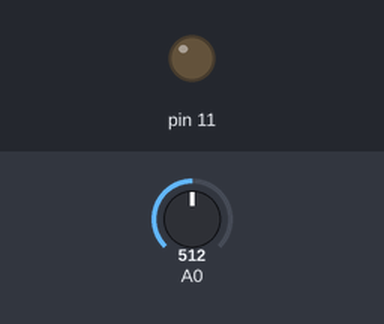
Bench run of a sketch on a simulated Arduino Uno, built with avr-gcc and run on an emulated ATmega328P. On the bench: output pins drawn as LEDs (lit = HIGH). The inputs (shaded band) are chosen by the test bench; at power-on: A0 = 512.

Above: at 1.2 s.
1.3 s: A0 set to 716
At 2.2 s:
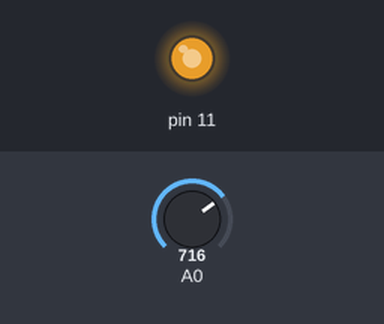
2.8 s: A0 set to 758
At 3.4 s:
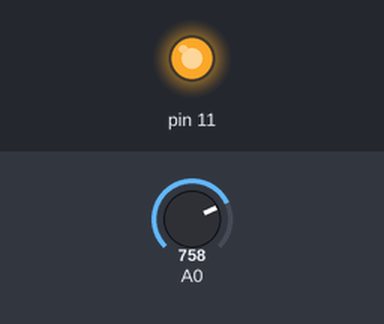
4.3 s: A0 set to 768
At 5.5 s:
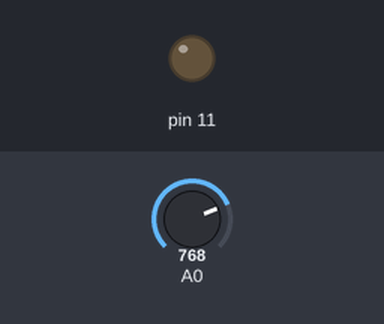
5.8 s: A0 set to 900
At 6.8 s:
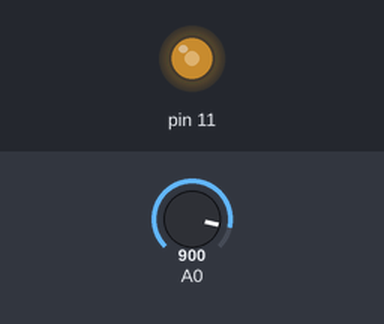
7.3 s: A0 set to 306
At 8.0 s:
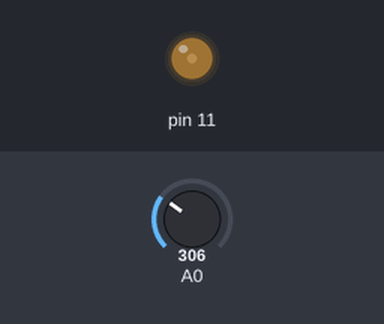
8.8 s: A0 set to 0
At 9.1 s:
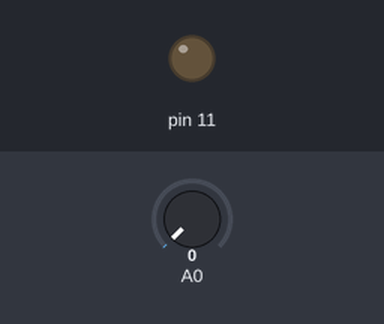
Timing chart, 0 to 11.3 s (numbered marks = the images above; inputs shaded):
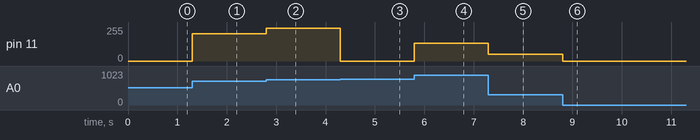

Measured:
- the behaviour switches between 767 and 768 on A0 (found by bisection; images 2 and 3)
- after the input at 1.3 s, pin 11: 0/255 → 204/255 at once
- after the input at 2.8 s, pin 11: 204/255 → 246/255 at once
- after the input at 4.3 s, pin 11: 246/255 → 0/255 at once
- after the input at 5.8 s, pin 11: 0/255 → 132/255 at once
- after the input at 7.3 s, pin 11: 132/255 → 50/255 at once
- after the input at 8.8 s, pin 11: 50/255 → 0/255 at once

The sketch:

Pot_and_led.ino
```cpp
int Pot=0;
void setup() {
  pinMode(11, OUTPUT);
  // put your setup code here, to run once:

}

void loop() {
  Pot=analogRead(A0);
  analogWrite(11,Pot);
  // put your main code here, to run repeatedly:

}
```
